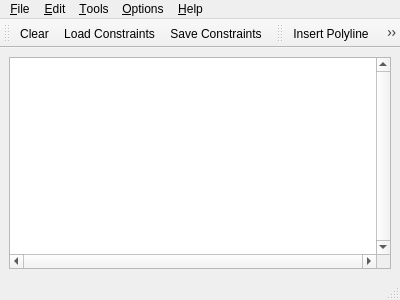
<ui version="4.0" >
 <class>MainWindow</class>
 <widget class="QMainWindow" name="MainWindow" >
  <property name="geometry" >
   <rect>
    <x>0</x>
    <y>0</y>
    <width>400</width>
    <height>300</height>
   </rect>
  </property>
  <property name="windowTitle" >
   <string>CGAL Constrained Delaunay Triangulation</string>
  </property>
  <property name="windowIcon" >
   <iconset resource="../icons/Logos.qrc" >
    <normaloff>:/cgal/logos/cgal_logo.xpm</normaloff>:/cgal/logos/cgal_logo.xpm</iconset>
  </property>
  <widget class="QWidget" name="centralwidget" >
   <property name="geometry" >
    <rect>
     <x>0</x>
     <y>66</y>
     <width>400</width>
     <height>209</height>
    </rect>
   </property>
   <layout class="QGridLayout" >
    <item row="0" column="0" >
     <widget class="QGraphicsView" name="graphicsView" >
      <property name="focusPolicy" >
       <enum>Qt::StrongFocus</enum>
      </property>
      <property name="verticalScrollBarPolicy" >
       <enum>Qt::ScrollBarAlwaysOn</enum>
      </property>
      <property name="horizontalScrollBarPolicy" >
       <enum>Qt::ScrollBarAlwaysOn</enum>
      </property>
      <property name="transformationAnchor" >
       <enum>QGraphicsView::NoAnchor</enum>
      </property>
     </widget>
    </item>
   </layout>
  </widget>
  <widget class="QMenuBar" name="menubar" >
   <property name="geometry" >
    <rect>
     <x>0</x>
     <y>0</y>
     <width>400</width>
     <height>29</height>
    </rect>
   </property>
   <widget class="QMenu" name="menuFile" >
    <property name="title" >
     <string>&amp;File</string>
    </property>
    <addaction name="separator" />
    <addaction name="actionClear" />
    <addaction name="actionLoadConstraints" />
    <addaction name="actionSaveConstraints" />
    <addaction name="separator" />
    <addaction name="actionExit" />
   </widget>
   <widget class="QMenu" name="menuEdit" >
    <property name="title" >
     <string>&amp;Edit</string>
    </property>
    <addaction name="actionInsertRandomPoints" />
   </widget>
   <widget class="QMenu" name="menuTools" >
    <property name="title" >
     <string>&amp;Tools</string>
    </property>
    <addaction name="actionMovingPoint" />
    <addaction name="actionInsertPolyline" />
    <addaction name="actionShowDelaunay" />
    <addaction name="actionShowVoronoi" />
    <addaction name="separator" />
    <addaction name="actionRecenter" />
   </widget>
   <widget class="QMenu" name="menuOptions" >
    <property name="title" >
     <string>&amp;Options</string>
    </property>
    <addaction name="actionUse_OpenGL" />
    <addaction name="actionAntialiasing" />
   </widget>
   <widget class="QMenu" name="menuHelp" >
    <property name="title" >
     <string>&amp;Help</string>
    </property>
    <addaction name="actionAbout" />
    <addaction name="actionAboutCGAL" />
   </widget>
   <addaction name="menuFile" />
   <addaction name="menuEdit" />
   <addaction name="menuTools" />
   <addaction name="menuOptions" />
   <addaction name="menuHelp" />
  </widget>
  <widget class="QStatusBar" name="statusbar" >
   <property name="geometry" >
    <rect>
     <x>0</x>
     <y>275</y>
     <width>400</width>
     <height>25</height>
    </rect>
   </property>
  </widget>
  <widget class="QToolBar" name="fileToolBar" >
   <property name="geometry" >
    <rect>
     <x>0</x>
     <y>29</y>
     <width>116</width>
     <height>37</height>
    </rect>
   </property>
   <property name="windowTitle" >
    <string>File Tools</string>
   </property>
   <attribute name="toolBarArea" >
    <enum>TopToolBarArea</enum>
   </attribute>
   <attribute name="toolBarBreak" >
    <bool>false</bool>
   </attribute>
   <addaction name="actionClear" />
   <addaction name="actionLoadConstraints" />
   <addaction name="actionSaveConstraints" />
  </widget>
  <widget class="QToolBar" name="toolBar" >
   <property name="geometry" >
    <rect>
     <x>116</x>
     <y>29</y>
     <width>284</width>
     <height>37</height>
    </rect>
   </property>
   <property name="windowTitle" >
    <string>Visualization Tools</string>
   </property>
   <attribute name="toolBarArea" >
    <enum>TopToolBarArea</enum>
   </attribute>
   <attribute name="toolBarBreak" >
    <bool>false</bool>
   </attribute>
   <addaction name="actionInsertPolyline" />
   <addaction name="actionMovingPoint" />
   <addaction name="actionShowDelaunay" />
   <addaction name="actionShowVoronoi" />
   <addaction name="actionCircumcenter" />
   <addaction name="actionRecenter" />
  </widget>
  <action name="actionAbout" >
   <property name="text" >
    <string>&amp;About</string>
   </property>
  </action>
  <action name="actionAboutCGAL" >
   <property name="text" >
    <string>About &amp;CGAL</string>
   </property>
  </action>
  <action name="actionExit" >
   <property name="text" >
    <string>&amp;Quit</string>
   </property>
   <property name="shortcut" >
    <string>Ctrl+Q</string>
   </property>
  </action>
  <action name="actionInsertRandomPoints" >
   <property name="text" >
    <string>&amp;Insert random points</string>
   </property>
   <property name="shortcut" >
    <string>Ctrl+I</string>
   </property>
  </action>
  <action name="actionMovingPoint" >
   <property name="checkable" >
    <bool>true</bool>
   </property>
   <property name="icon" >
    <iconset resource="MainWindow.qrc" >
     <normaloff>:/cgal/Actions/icons/movingPoint.png</normaloff>:/cgal/Actions/icons/movingPoint.png</iconset>
   </property>
   <property name="text" >
    <string>&amp;Moving Point</string>
   </property>
   <property name="toolTip" >
    <string comment="The comment" >Simulate Insertion</string>
   </property>
   <property name="statusTip" >
    <string comment="and its comment" >Move mouse with left button pressed to see where point would be inserted</string>
   </property>
   <property name="whatsThis" >
    <string comment="what" >whats this</string>
   </property>
  </action>
  <action name="actionInsertPolyline" >
   <property name="checkable" >
    <bool>true</bool>
   </property>
   <property name="checked" >
    <bool>false</bool>
   </property>
   <property name="icon" >
    <iconset resource="../icons/Input.qrc" >
     <normaloff>:/cgal/Input/inputPolyline.png</normaloff>:/cgal/Input/inputPolyline.png</iconset>
   </property>
   <property name="text" >
    <string>&amp;Insert Polyline</string>
   </property>
   <property name="toolTip" >
    <string>Insert Point or Polyline</string>
   </property>
   <property name="statusTip" >
    <string>Left: Insert vtx | Right: Final vtx | Del: Delete vtx</string>
   </property>
  </action>
  <action name="actionClear" >
   <property name="icon" >
    <iconset resource="../icons/File.qrc" >
     <normaloff>:/cgal/fileToolbar/fileNew.png</normaloff>:/cgal/fileToolbar/fileNew.png</iconset>
   </property>
   <property name="text" >
    <string>&amp;Clear</string>
   </property>
   <property name="shortcut" >
    <string>Ctrl+C</string>
   </property>
  </action>
  <action name="actionShowVoronoi" >
   <property name="checkable" >
    <bool>true</bool>
   </property>
   <property name="checked" >
    <bool>false</bool>
   </property>
   <property name="icon" >
    <iconset resource="../icons/Triangulation_2.qrc" >
     <normaloff>:/cgal/Triangulation_2/Voronoi_diagram_2.png</normaloff>:/cgal/Triangulation_2/Voronoi_diagram_2.png</iconset>
   </property>
   <property name="text" >
    <string>Show &amp;Voronoi Diagram</string>
   </property>
   <property name="shortcut" >
    <string>Ctrl+V</string>
   </property>
   <property name="visible" >
    <bool>false</bool>
   </property>
  </action>
  <action name="actionShowDelaunay" >
   <property name="checkable" >
    <bool>true</bool>
   </property>
   <property name="icon" >
    <iconset resource="../icons/Triangulation_2.qrc" >
     <normaloff>:/cgal/Triangulation_2/Delaunay_triangulation_2.png</normaloff>:/cgal/Triangulation_2/Delaunay_triangulation_2.png</iconset>
   </property>
   <property name="text" >
    <string>Show &amp;Delaunay Triangulation</string>
   </property>
   <property name="shortcut" >
    <string>Ctrl+D</string>
   </property>
  </action>
  <action name="actionLoadConstraints" >
   <property name="icon" >
    <iconset resource="../icons/File.qrc" >
     <normaloff>:/cgal/fileToolbar/fileOpen.png</normaloff>:/cgal/fileToolbar/fileOpen.png</iconset>
   </property>
   <property name="text" >
    <string>&amp;Load Constraints</string>
   </property>
   <property name="shortcut" >
    <string>Ctrl+L</string>
   </property>
  </action>
  <action name="actionSaveConstraints" >
   <property name="icon" >
    <iconset resource="../icons/File.qrc" >
     <normaloff>:/cgal/fileToolbar/fileSave.png</normaloff>:/cgal/fileToolbar/fileSave.png</iconset>
   </property>
   <property name="text" >
    <string>&amp;Save Constraints</string>
   </property>
   <property name="shortcut" >
    <string>Ctrl+S</string>
   </property>
  </action>
  <action name="actionCircumcenter" >
   <property name="checkable" >
    <bool>true</bool>
   </property>
   <property name="icon" >
    <iconset resource="MainWindow.qrc" >
     <normaloff>:/cgal/Actions/icons/circumcenter.png</normaloff>:/cgal/Actions/icons/circumcenter.png</iconset>
   </property>
   <property name="text" >
    <string>&amp;Circumcenter</string>
   </property>
   <property name="toolTip" >
    <string>Draw circumcenter</string>
   </property>
  </action>
  <action name="actionUse_OpenGL" >
   <property name="checkable" >
    <bool>true</bool>
   </property>
   <property name="text" >
    <string>Use &amp;OpenGL</string>
   </property>
   <property name="statusTip" >
    <string>Make Qt use OpenGL to display the graphical items, instead of its native painting system.</string>
   </property>
   <property name="shortcut" >
    <string>Ctrl+G</string>
   </property>
  </action>
  <action name="actionRecenter" >
   <property name="icon" >
    <iconset resource="../icons/Input.qrc" >
     <normaloff>:/cgal/Input/zoom-best-fit.svg</normaloff>:/cgal/Input/zoom-best-fit.svg</iconset>
   </property>
   <property name="text" >
    <string>Re&amp;center the viewport</string>
   </property>
   <property name="shortcut" >
    <string>Ctrl+R</string>
   </property>
  </action>
  <action name="actionAntialiasing" >
   <property name="text" >
    <string>Use &amp;anti-aliasing</string>
   </property>
   <property name="statusTip" >
    <string>Make Qt use anti-aliasing when displaying the graphical items.</string>
   </property>
   <property name="shortcut" >
    <string>Ctrl+A</string>
   </property>
  </action>
 </widget>
 <resources>
  <include location="MainWindow.qrc" />
  <include location="../icons/File.qrc" />
  <include location="../icons/Logos.qrc" />
  <include location="../icons/Triangulation_2.qrc" />
  <include location="../icons/Input.qrc" />
 </resources>
 <connections/>
</ui>
